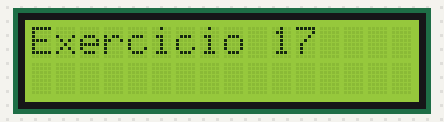
The sketch below on a simulated Arduino Uno, built with avr-gcc and run on an emulated ATmega328P. Parts: 16×2 character LCD. What the sketch prints to the serial monitor is not drawn.

Above: at 0.1 s.
At 2.1 s:
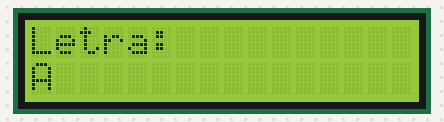
At 4.1 s:
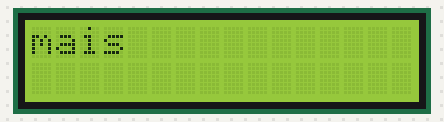
At 6.1 s:
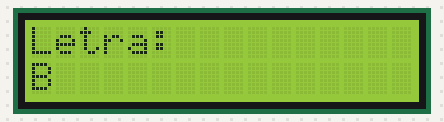
At 8.1 s:
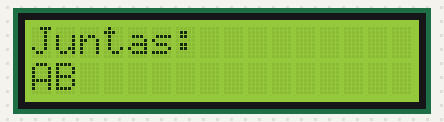

Measured:
- what the display in image 1 shows lasts 2.0 s, from 2.1 s to 4.1 s

The sketch:

Exercicio_17_A_B.ino
```cpp
#include <Arduino.h>
#include <LiquidCrystal.h>

// Define os pinos de conexão com o LCD
const int rs = 11;
const int en = 12;
const int d4 = 5;
const int d5 = 4;
const int d6 = 3;
const int d7 = 2;

// Inicializa o objeto LiquidCrystal com os pinos definidos
LiquidCrystal lcd(rs, en, d4, d5, d6, d7);

void setup() {
  // Inicializa a comunicação serial
  Serial.begin(9600);

  // Inicializa o LCD
  lcd.begin(16, 2); // Configura o LCD com 16 colunas e 2 linhas

  // Exibe "Exercicio 17" no LCD
  lcd.clear();
  lcd.setCursor(0, 0);
  lcd.print("Exercicio 17");
  delay(2000); // Aguarda 2 segundos para exibir o título

  // Declara duas variáveis do tipo char
  char char1 = 'A';
  char char2 = 'B';

  // Cria uma string para concatenar os caracteres
  char juntas[3]; // Tamanho 3: 2 caracteres + '\0' (terminador nulo)
  juntas[0] = char1;
  juntas[1] = char2;
  juntas[2] = '\0'; // Finaliza a string

  // Exibe os caracteres no monitor serial
  Serial.println("Exercicio 17: Junta Dois Caracteres");
  Serial.print("Caracter 1: ");
  Serial.println(char1);
  Serial.print("Caracter 2: ");
  Serial.println(char2);
  Serial.print("Juntos: ");
  Serial.println(juntas);

  // Exibe os caracteres A no LCD
  lcd.clear();
  lcd.setCursor(0, 0);
  lcd.print("Letra:");
  lcd.setCursor(0, 1);
  lcd.print(char1);
delay (2000);
  // Exibe  mais no LCD
  lcd.clear();
  lcd.setCursor(0, 0);
  lcd.print("mais");
  lcd.setCursor(0, 1);
delay (2000);

 // Exibe os caracteres B no LCD
  lcd.clear();
  lcd.setCursor(0, 0);
  lcd.print("Letra:");
  lcd.setCursor(0, 1);
  lcd.print(char2);
delay (2000);
  // Exibe os caracteres juntos no LCD
  lcd.clear();
  lcd.setCursor(0, 0);
  lcd.print("Juntas:");
  lcd.setCursor(0, 1);
  lcd.print(juntas);
}

void loop() {
  // Não é necessário repetir nada no loop
}
```
